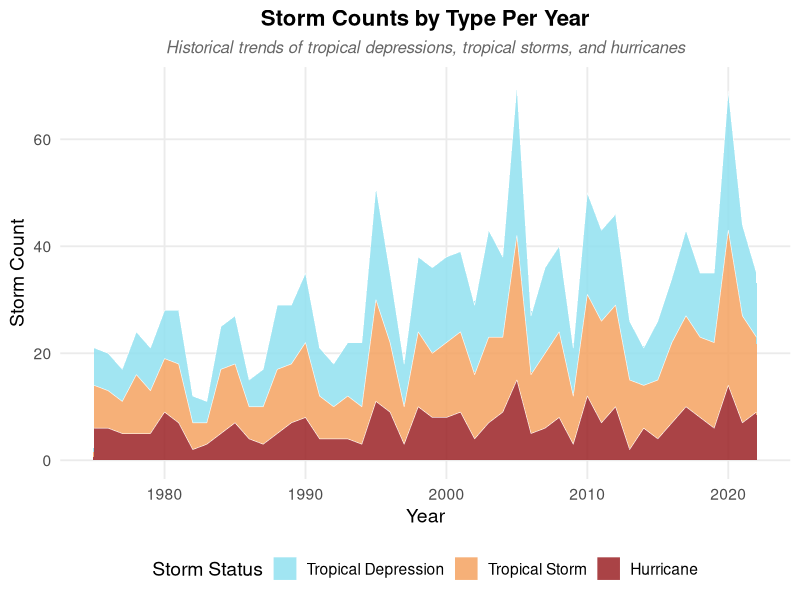

The R source for this figure:
## ---- chunk 1
#| label: setup
#| include: false
suppressPackageStartupMessages(library(tidyverse))
## ---- chunk 2
#| label: plot-storms
#| fig-cap: "Number of storms by type per year from 1975 to the present."
storms %>%
  filter(status %in% c("tropical depression", "tropical storm", "hurricane")) %>%
  mutate(status = factor(status, levels = c("tropical depression", "tropical storm", "hurricane"))) %>%
  distinct(year, name, status) %>%
  count(year, status) %>%
  complete(year, status, fill = list(n = 0)) %>%
  ggplot(aes(x = year, y = n, fill = status)) +
  geom_area(alpha = 0.85, color = "white", linewidth = 0.2) +
  scale_fill_manual(
    values = c(
      "tropical depression" = "#90e0ef", # light blue
      "tropical storm" = "#f4a261",      # orange
      "hurricane" = "#9b2226"             # dark red
    ),
    labels = c("Tropical Depression", "Tropical Storm", "Hurricane")
  ) +
  labs(
    title = "Storm Counts by Type Per Year",
    subtitle = "Historical trends of tropical depressions, tropical storms, and hurricanes",
    x = "Year",
    y = "Storm Count",
    fill = "Storm Status"
  ) +
  theme_minimal(base_size = 14) +
  theme(
    plot.title = element_text(face = "bold", size = 16, hjust = 0.5),
    plot.subtitle = element_text(face = "italic", size = 12, hjust = 0.5, color = "grey40"),
    panel.grid.minor = element_blank(),
    legend.position = "bottom"
  )
